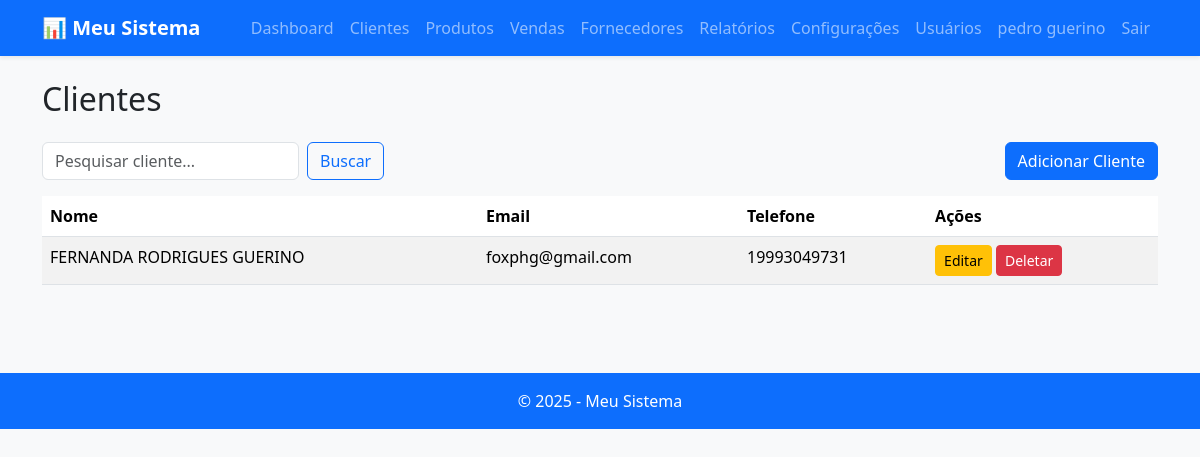
Before: /clientes (signed in) with the older database file.
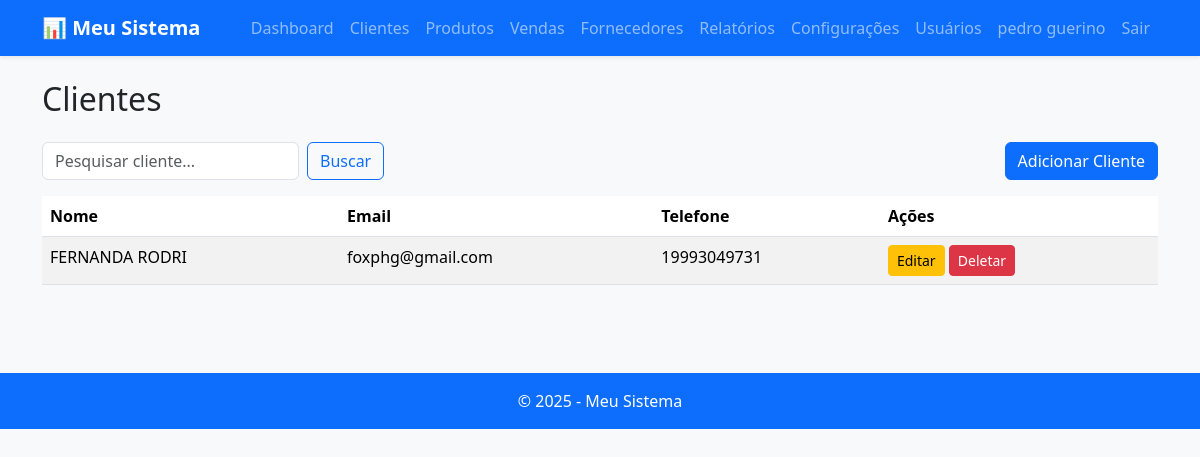
After: the same page with the newer database file.
### app/models.py (models this page shows)
class Client(db.Model):
    id = db.Column(db.Integer, primary_key=True)
    nome = db.Column(db.String(120), nullable=False)
    email = db.Column(db.String(120))
    telefone = db.Column(db.String(50))
    notas = db.Column(db.Text)
    created_at = db.Column(db.DateTime, default=datetime.utcnow)

### app/routes.py (the view)
@main.route('/clientes')
@login_required
def clientes():
    search_query = request.args.get('search_query')
    if search_query:
        all_clients = Client.query.filter(
            Client.nome.ilike(f'%{search_query}%') |
            Client.email.ilike(f'%{search_query}%')
        ).order_by(Client.nome).all()
    else:
        all_clients = Client.query.order_by(Client.nome).all()
    return render_template('clientes.html', clientes=all_clients, search_query=search_query)

### app/models.py (called while the page is built)
@login_manager.user_loader
def load_user(user_id):
    return User.query.get(int(user_id))

### app/templates/clientes.html (shortened to what this page needs)
{% extends "base.html" %}
{% block content %}
<h2 class="mb-4">Clientes</h2>
<div class="mb-3 d-flex justify-content-between align-items-center">
  <form method="GET" action="{{ url_for('main.clientes') }}" class="d-flex">
    <input type="text" name="search_query" class="form-control me-2" placeholder="Pesquisar cliente..." value="{{ search_query or '' }}">
    <button type="submit" class="btn btn-outline-primary">Buscar</button>
  </form>
  <a href="{{ url_for('main.novo_cliente') }}" class="btn btn-primary">Adicionar Cliente</a>
</div>
<table class="table table-striped table-hover">
  <thead>
    <tr>
      <th>Nome</th>
      <th>Email</th>
      <th>Telefone</th>
      <th>Ações</th>
    </tr>
  </thead>
  <tbody>
    {% for cliente in clientes %}
      <tr>
        <td>{{ cliente.nome }}</td>
        <td>{{ cliente.email }}</td>
        <td>{{ cliente.telefone }}</td>
        <td>
          <a href="{{ url_for('main.editar_cliente', cid=cliente.id) }}" class="btn btn-sm btn-warning">Editar</a>
          <form method="POST" action="{{ url_for('main.deletar_cliente', cid=cliente.id) }}" style="display:inline;" onsubmit="return confirm('Tem certeza que deseja deletar este cliente?');">
            <button type="submit" class="btn btn-sm btn-danger">Deletar</button>
          </form>
        </td>
      </tr>
    {% endfor %}
  </tbody>
</table>
{% endblock %}

Changed rows visible on the page:
changed Client "foxphg@gmail.com": nome "FERNANDA RODRIGUES GUERINO" → "FERNANDA RODRI"
